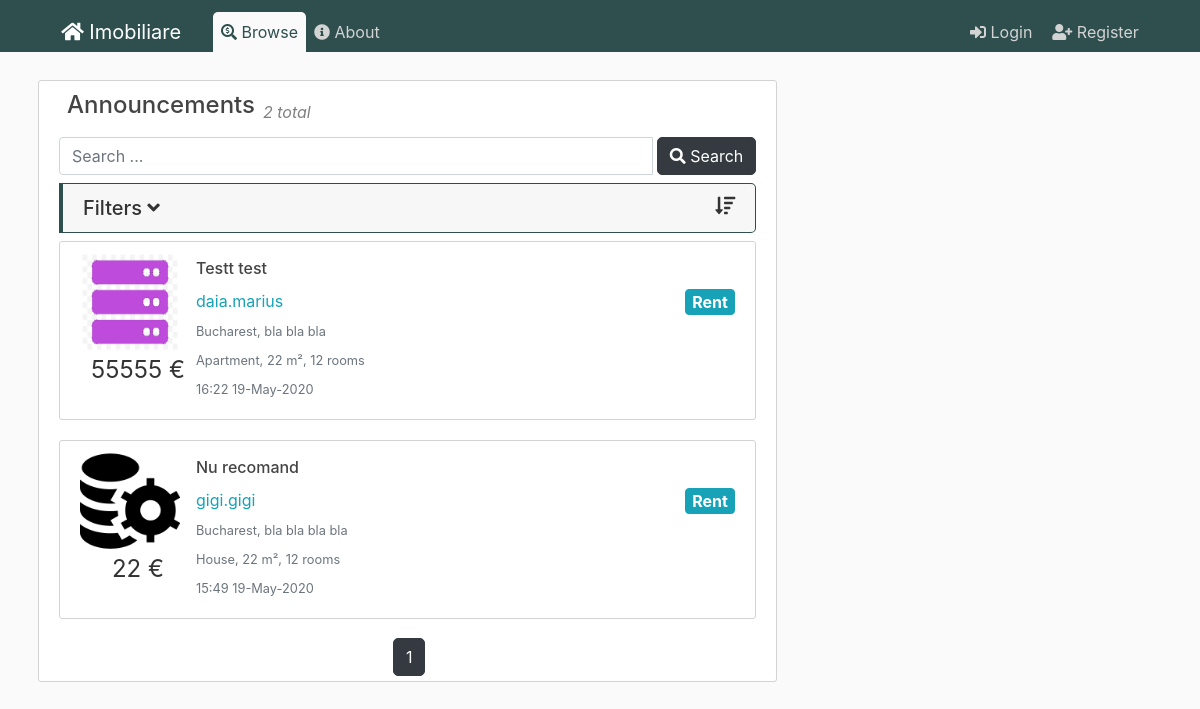
Page /posts on the earlier database version.
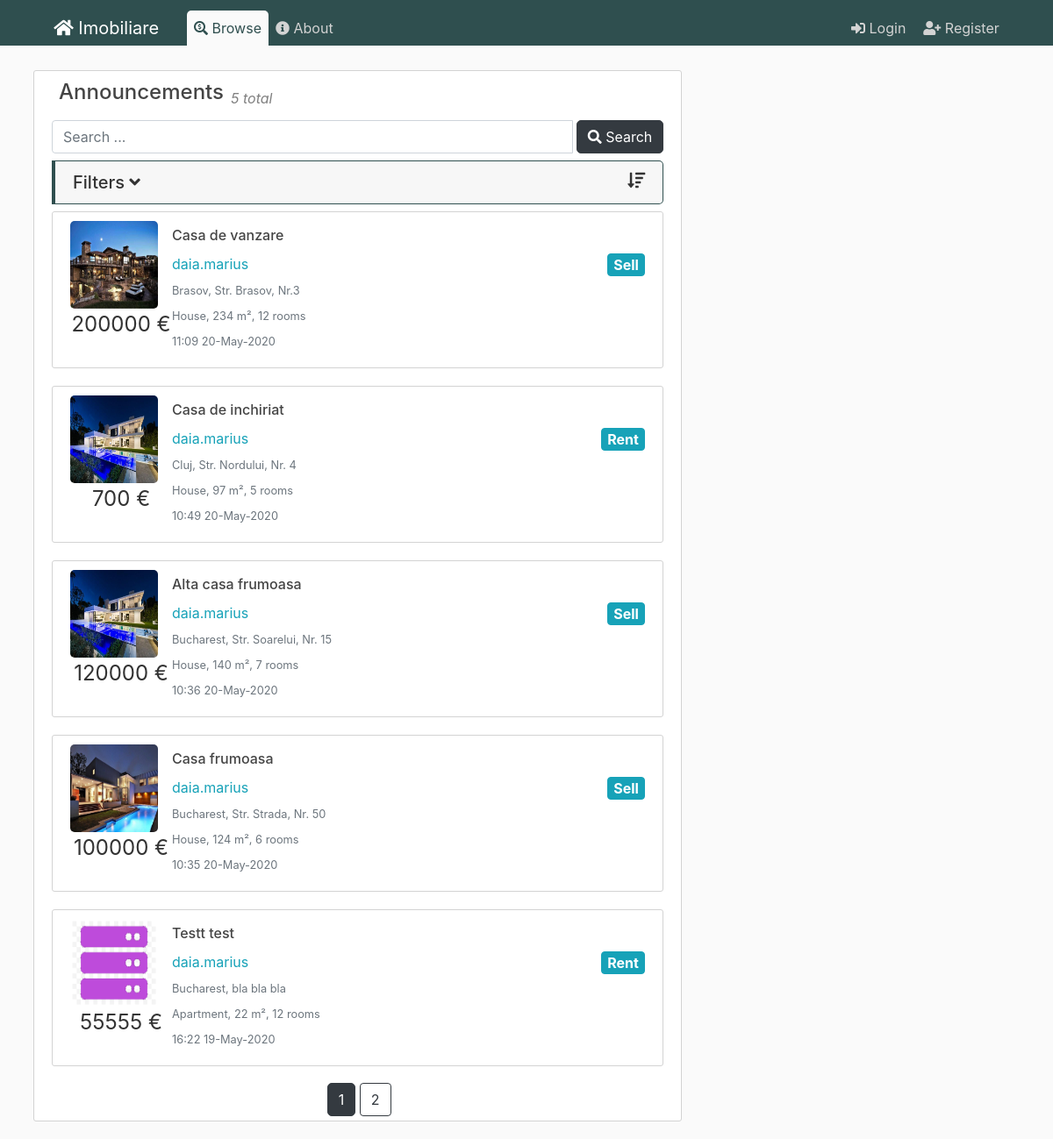
Same page on the later database version.
### flaskblog/models.py (models this page shows, shortened)
class Post(db.Model):
    id = db.Column(db.Integer, primary_key=True)
    title = db.Column(db.String(100), nullable=False)
    date_posted = db.Column(db.DateTime, nullable=False, default=datetime.utcnow)
    content = db.Column(db.Text, nullable=False)
    user_id = db.Column(db.Integer, db.ForeignKey('user.id'), nullable=False)
    city_id = db.Column(db.Integer, db.ForeignKey('city.id'), nullable=False)
    anouncement_type = db.Column(db.String(20), nullable=False)
    house_type = db.Column(db.String(20), nullable=False)
    price = db.Column(db.Integer, nullable=False)
    square_meters = db.Column(db.Integer, nullable=False)
    number_rooms = db.Column(db.Integer, nullable=False)
    address = db.Column(db.String(100), nullable=False)
    phonenumber = db.Column(db.String(15), nullable=True)
    post = db.relationship('Image')
    favorited = db.relationship('User', secondary=user_favorites)

class Image(db.Model):
    id = db.Column(db.Integer, primary_key=True)
    name = db.Column(db.String(100), nullable=False)
    post_id = db.Column(db.Integer, db.ForeignKey('post.id'), nullable=False)
    post = db.relationship('Post', backref='images', lazy=True)

class User(db.Model, UserMixin):
    id = db.Column(db.Integer, primary_key=True)
    username = db.Column(db.String(20), unique=True, nullable=False)
    email = db.Column(db.String(120), unique=True, nullable=False)
    phonenumber = db.Column(db.String(15), nullable=False)
    image_file = db.Column(db.String(20), nullable=False, default='default.jpg')
    password = db.Column(db.String(60), nullable=False)
    posts = db.relationship('Post', backref='author', lazy=True)
    favorites = db.relationship('Post', secondary=user_favorites)

class City(db.Model):
    id = db.Column(db.Integer, primary_key=True)
    name = db.Column(db.String(100), nullable=False)
    country_id = db.Column(db.Integer, db.ForeignKey('country.id'), nullable=False)
    country = db.relationship('Country', back_populates="cities")
    posts = db.relationship('Post', backref='city', lazy=True)

### flaskblog/posts/routes.py (the view)
@posts.route("/posts")
def browse():
    page = request.args.get('page', 1, type=int)
    posts = Post.query.order_by(Post.date_posted.desc()).paginate(page=page, per_page=5)
    cities = City.query.all()
    countries = Country.query.all()
    if not posts:
        posts=[]
    return render_template('browse.html', posts=posts,cities=cities,countries=countries)

### flaskblog/templates/browse.html (shortened to what this page needs)
{% extends "layout.html" %}
{% set active_page = "announcements" %}
{% block content %}
<article class="media content-section content-fit">
  <div class="media-body">
    <div class="article-metadata d-flex flex-row  position-relative">
      <h4 class="pl-2 article-title">Announcements</h4>
      <div class="pl-2 pb-1 align-self-end">
        <em class="gray">
          {{ posts.items|length }} total
        </em>
      </div>
    </div>
    <div>
      <form action="">
        <div class="input-group mt-2 mb-2">
          <input type="text" class="form-control" placeholder="Search ...">
          <div class="input-group-btn">
            <button type="submit" class="btn btn-dark ml-1">
              <i class="fas fa-search"></i> Search
            </button>
          </div>
        </div>
      </form>
      <div class="accordion md-accordion mb-2" id="accordionEx1" role="tablist" aria-multiselectable="true">
        <div class="card check-card">
          <div class="card-header" role="tab" id="headingTwo1">
            <a class="collapsed" data-toggle="collapse" data-parent="#accordionEx1" href="#collapseTwo1"
              aria-expanded="false" aria-controls="collapseTwo1">
              <h5 class="mb-0">
                <i class="fas fa-sort-amount-down float-right"></i>Filters <i class="fas fa-angle-down rotate-icon"></i>
              </h5>
            </a>
          </div>
        </div>
      </div>
      {% for post in posts.items %}
      <article class="media content-section table-row" data-href="{{ url_for('posts.post', post_id=post.id) }}">
        <div class="article-metadata">
          {% if post.images[0] %}
          <img class="article-img" src="/static/post_pics/{{post.images[0].name}}">
          {% else %}
          <img class="rounded-circle article-img" src="{{ url_for('static', filename='defaults/house.png') }}">
          {% endif %}
          <p class="article-price text-center">{{post.price}} €</p>
        </div>
        <div class="media-body">
          <h4><a class="article-title" href="{{ url_for('posts.post', post_id=post.id) }}">{{ post.title }}</a></h4>
          <div class="article-metadata">
            <a class="mr-2"
              href="{{ url_for('users.user_posts', username=post.author.username) }}">{{ post.author.username }}</a>
            <a class="btn btn-info badge float-right article-type">{{ post.anouncement_type }}</a>
          </div>
          <div class="article-metadata">
            <small class="text-muted">{{post.city.name}}, {{post.address}}</small>
          </div>
          <div class="article-metadata">
            <small class="text-muted">{{post.house_type}}, {{post.square_meters}} m², {{post.number_rooms}} rooms</small>
          </div>
          <div class="article-metadata">
            <small class="text-muted">{{ post.date_posted.strftime('%H:%M %d-%B-%Y') }}</small>
          </div>
        </div>
      </article>
      {% endfor %}
    </div>
    <div class="p-3">
    </div>
    <div class="pagination-bottom">
      <div class="text-center">
      {% for page_num in posts.iter_pages(left_edge=1, right_edge=1, left_current=1, right_current=2) %}
        {% if page_num %}
            {% if posts.page == page_num %}
                <a class="btn btn-dark" href="{{ url_for('posts.browse', page=page_num) }}">{{page_num}}</a>
            {% else %}
                <a class="btn btn-outline-dark" href="{{ url_for('posts.browse', page=page_num) }}">{{page_num}}</a>
            {% endif %}
        {% endif %}
      {% endfor %}
      </div>
  </div>
  </div>
</article>
{% endblock content %}

Differences in the rows shown:
no longer on this page (row unchanged): Post: name (picture), price "22", title "Nu recomand", author.username "gigi.gigi", anouncement_type "Rent", city.name "Bucharest", address "bla bla bla bla", house_type "House", square_meters "22", number_rooms "12", date_posted "15:49 19-May-2020"
added Post: name (picture), price "200000", title "Casa de vanzare", author.username "daia.marius", anouncement_type "Sell", city.name "Brasov", address "Str. Brasov, Nr.3", house_type "House", square_meters "234", number_rooms "12", date_posted "11:09 20-May-2020"
added Post: name (picture), price "700", title "Casa de inchiriat", author.username "daia.marius", anouncement_type "Rent", city.name "Cluj", address "Str. Nordului, Nr. 4", house_type "House", square_meters "97", number_rooms "5", date_posted "10:49 20-May-2020"
added Post: name (picture), price "120000", title "Alta casa frumoasa", author.username "daia.marius", anouncement_type "Sell", city.name "Bucharest", address "Str. Soarelui, Nr. 15", house_type "House", square_meters "140", number_rooms "7", date_posted "10:36 20-May-2020"
added Post: name (picture), price "100000", title "Casa frumoasa", author.username "daia.marius", anouncement_type "Sell", city.name "Bucharest", address "Str. Strada, Nr. 50", house_type "House", square_meters "124", number_rooms "6", date_posted "10:35 20-May-2020"
Other differences:
{{ posts.items|length }}: "2" → "5"
new list line: "2"
